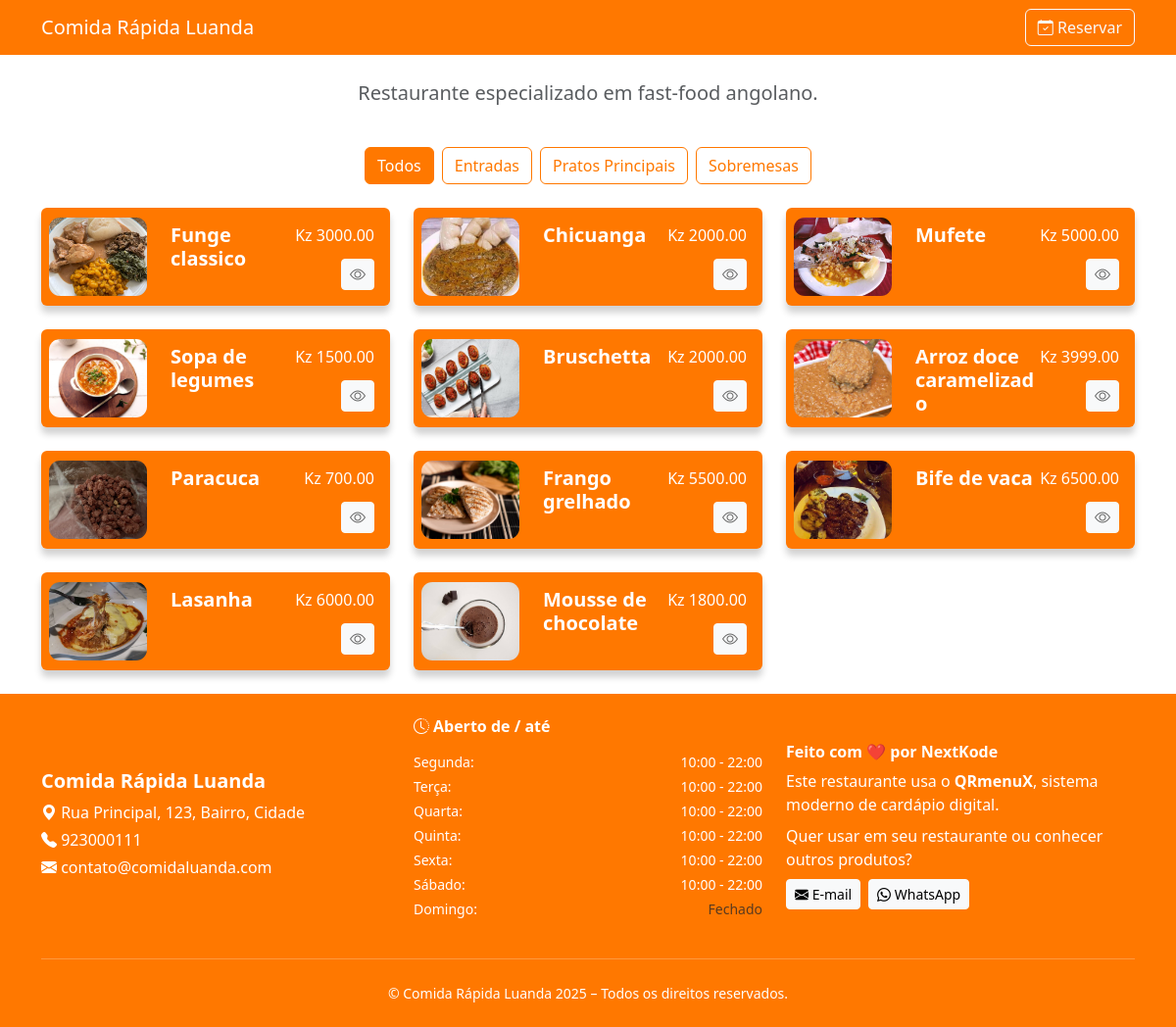
Before: /comida-rapida-luanda with the older database file.
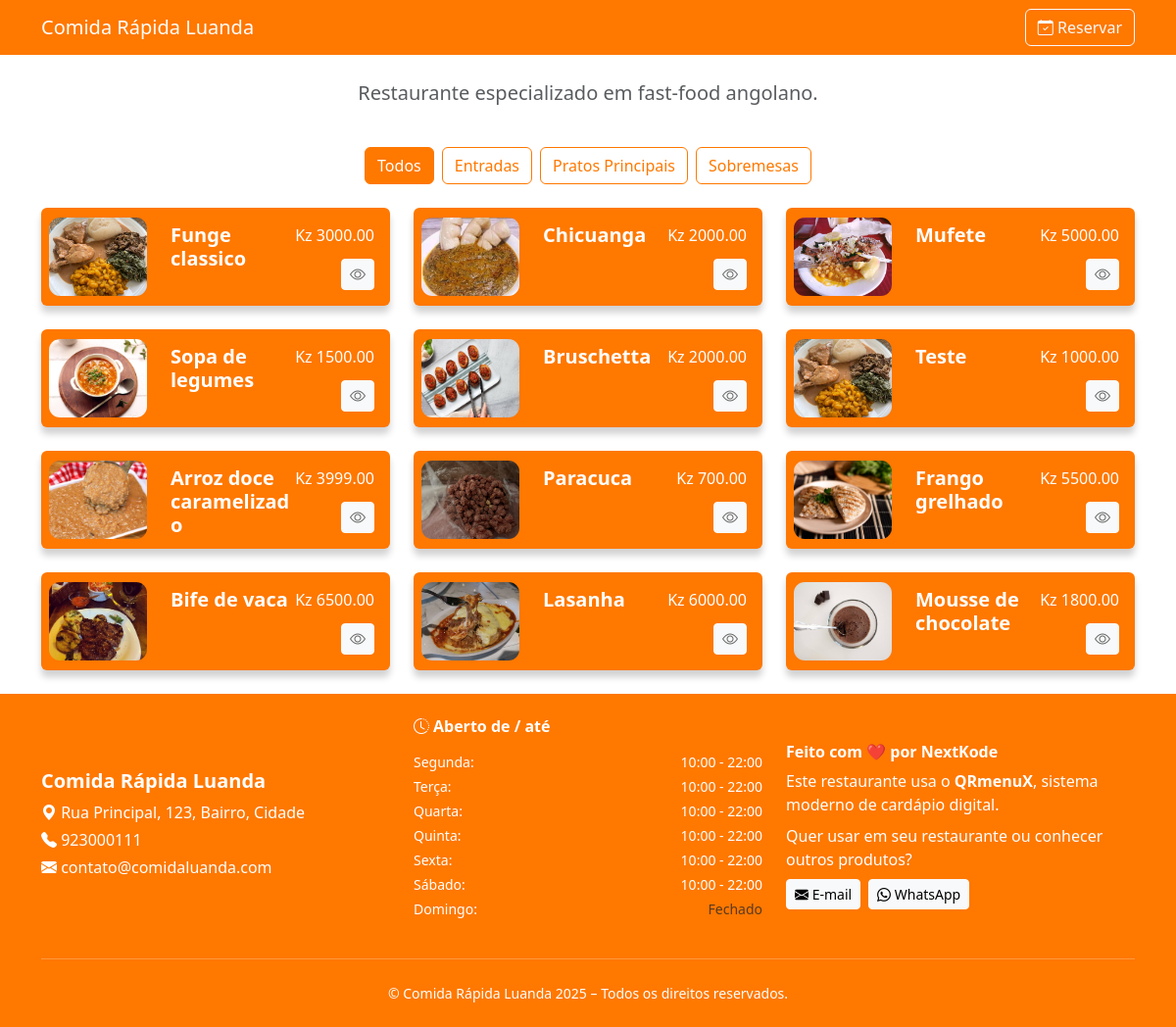
After: the same page with the newer database file.
### app/models.py (models this page shows, shortened)
class Category(db.Model):
    id = db.Column(db.Integer, primary_key=True)
    name = db.Column(db.String(100), nullable=False)
    is_active = db.Column(db.Boolean, default=True)
    restaurant_id = db.Column(
        db.Integer, db.ForeignKey("restaurant.id"), nullable=False
    )
    items = db.relationship("MenuItem", backref="category", lazy=True)

class MenuItem(db.Model):
    id = db.Column(db.Integer, primary_key=True)
    name = db.Column(db.String(100), nullable=False)
    price = db.Column(db.Float, nullable=False)
    image_filename = db.Column(db.String(100))
    description = db.Column(db.Text)
    ingredients = db.Column(db.Text)
    is_active = db.Column(db.Boolean, default=True)
    category_id = db.Column(db.Integer, db.ForeignKey("category.id"), nullable=False)

class OperatingHour(db.Model):
    id = db.Column(db.Integer, primary_key=True)
    restaurant_id = db.Column(
        db.Integer, db.ForeignKey("restaurant.id"), nullable=False
    )
    day_of_week = db.Column(db.String(10), nullable=False)  # Ex: "Monday"
    open_time = db.Column(db.Time, nullable=False)
    close_time = db.Column(db.Time, nullable=False)

### app/routes/public_routes.py (the view)
@bp.route("/<slug>")
def menu(slug):
    restaurant = Restaurant.query.filter_by(slug=slug, is_active=True).first_or_404()
    categories = Category.query.filter_by(
        restaurant_id=restaurant.id, is_active=True
    ).all()
    hours = OperatingHour.query.filter_by(restaurant_id=restaurant.id).all()
    return render_template(
        "public/menu.html",
        restaurant=restaurant,
        categories=categories,
        hours=hours,
        theme_color=restaurant.theme_color,
    )

### app/templates/public/menu.html (shortened to what the changed rows need)
<!DOCTYPE html>
<html lang="pt">
  <head>
    <link
      href="https://cdn.jsdelivr.net/npm/bootstrap@5.3.3/dist/css/bootstrap.min.css"
      rel="stylesheet"
    />
    <link
      href="https://cdn.jsdelivr.net/npm/bootstrap-icons@1.10.5/font/bootstrap-icons.css"
      rel="stylesheet"
    />
  </head>
  <body class="d-flex flex-column min-vh-100">
    <div class="container py-4 flex-fill">
      <div class="mb-4 text-center">
        <div
          class="d-flex flex-wrap justify-content-center gap-2"
          role="group"
          id="category-buttons"
        >
          <button class="btn btn-outline-primary active" data-filter="all">
            Todos
          </button>
          {% for cat in categories %}
          <button class="btn btn-outline-primary" data-filter="cat{{ cat.id }}">
            {{ cat.name }}
          </button>
          {% endfor %}
        </div>
      </div>
      <div
        class="row row-cols-1 row-cols-md-2 row-cols-lg-3 g-4"
        id="menu-items"
      >
        {% for cat in categories %} {% for item in cat.items if item.is_active
        %}
        <div class="col menu-card cat{{ cat.id }}">
          <div class="card dark cat">
            <img
              src="{{ url_for('static', filename='uploads/' + item.image_filename) }}"
              class="card-img-top"
              alt="{{ item.name }}"
            />
            <div class="card-body">
              <div class="text-section">
                <h5 class="card-title fw-bold">{{ item.name }}</h5>
              </div>
              <div class="cta-section">
                <div>Kz {{ "%.2f"|format(item.price) }}</div>
                <a href="#"
                class="btn btn-light btn-sm"
                data-bs-toggle="modal"
                data-bs-target="#itemModal"
                data-id="{{ item.id }}"
                data-name="{{ item.name }}"
                data-description="{{ item.description or 'Sem descrição' }}"
                data-price="{{ "%.2f"|format(item.price) }}"
                data-image="{{ url_for('static', filename='uploads/' + item.image_filename) }}">
                <i class="bi bi-eye"></i>
                </a>
              </div>
            </div>
          </div>
        </div>
        {% endfor %} {% endfor %}
      </div>
    </div>
    <footer
      class="mt-auto text-white"
      style="background-color: var(--theme-color)"
    >
      <div class="container py-4">
        <div class="row text-center text-md-start align-items-center gy-4">
          <div class="col-md-4">
            <ul class="list-unstyled small mt-3">
              {% set dias_semana = { "Monday": "Segunda", "Tuesday": "Terça",
              "Wednesday": "Quarta", "Thursday": "Quinta", "Friday": "Sexta",
              "Saturday": "Sábado", "Sunday": "Domingo" } %} {% for day in
              ["Monday", "Tuesday", "Wednesday", "Thursday", "Friday",
              "Saturday", "Sunday"] %} {% set hour =
              hours|selectattr("day_of_week", "equalto", day)|first %}
              <li class="mb-1 d-flex justify-content-between">
                <span>{{ dias_semana[day] }}:</span>
                {% if hour %} {% if hour.open_time == hour.close_time %}
                <span class="text-muted">Fechado</span>
                {% else %}
                <span
                  >{{ hour.open_time.strftime('%H:%M') }} - {{
                  hour.close_time.strftime('%H:%M') }}</span
                >
                {% endif %} {% else %}
                <span class="text-muted">Não definido</span>
                {% endif %}
              </li>
              {% endfor %}
            </ul>
          </div>
        </div>
      </div>
    </footer>
  </body>
</html>

Changed rows visible on the page:
added MenuItem: image_filename (picture), name "Teste", price "1000.00", shown under Category "Entradas"
